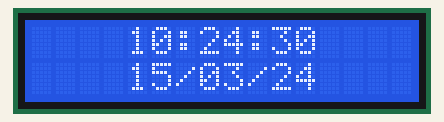
A sketch run on a simulated Arduino Uno, built with avr-gcc and run on an emulated ATmega328P. Shown: 16×2 character LCD. The local clock reads 2024-03-15 10:24:30 at power-on unless the sketch sets it.

Above: at 0.1 s.
At 4.1 s:
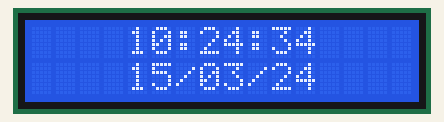
At 9.2 s:
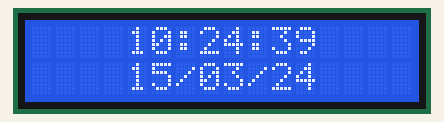
At 19.2 s:
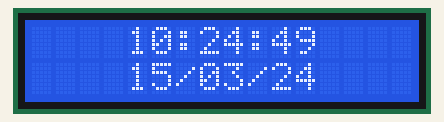
At 28.2 s:
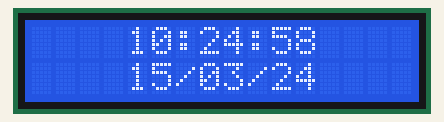
At 38.3 s:
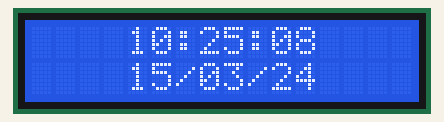

The sketch:

lcdproject2.ino
```cpp
#include "Arduino.h"
#include "uRTCLib.h"
#include <LiquidCrystal.h>

// uRTCLib rtc;
uRTCLib rtc(0x68);

char daysOfTheWeek[7][12] = {"Sunday", "Monday", "Tuesday", "Wednesday", "Thursday", "Friday", "Saturday"};

//LCD pin to Arduino
const int pin_RS = 8;
const int pin_EN = 9;
const int pin_d4 = 4;
const int pin_d5 = 5;
const int pin_d6 = 6;
const int pin_d7 = 7;

const int pin_BL = 10;

LiquidCrystal lcd( pin_RS,  pin_EN,  pin_d4,  pin_d5,  pin_d6,  pin_d7);

#include <Wire.h>

// Set I2C bus to use: Wire, Wire1, etc.
#define WIRE Wire

void setup() {


  URTCLIB_WIRE.begin();

  // Comment out below line once you set the date & time.
  // Following line sets the RTC with an explicit date & time
  // for example to set January 13 2022 at 12:56 you would call:
 // rtc.set(0, 12, 13, 1, 26, 3, 23);
  // rtc.set(second, minute, hour, dayOfWeek, dayOfMonth, month, year)
  // set day of week (1=Sunday, 7=Saturday)
  lcd.begin(16, 2);

}

void loop() {
  rtc.refresh();


  lcd.setCursor(4,0);

   if(rtc.hour() < 10){           // Zero padding if value less than 10 ie."09" instead of "9"
      lcd.print("0");
   }
  lcd.print(rtc.hour());
  lcd.print(':');

   if(rtc.minute() < 10){           // Zero padding if value less than 10 ie."09" instead of "9"
      lcd.print("0");
   }

  lcd.print(rtc.minute());

  lcd.print(':');

  if(rtc.second() < 10){           // Zero padding if value less than 10 ie."09" instead of "9"
      lcd.print("0");
   }

  lcd.print(rtc.second());

  lcd.setCursor(4,1);

     if(rtc.day() < 10){           // Zero padding if value less than 10 ie."09" instead of "9"
      lcd.print("0");
   }

  lcd.print(rtc.day());
  lcd.print('/');
     if(rtc.month() < 10){           // Zero padding if value less than 10 ie."09" instead of "9"
      lcd.print("0");
   }

  lcd.print(rtc.month());
  lcd.print('/');

      if(rtc.year() < 10){           // Zero padding if value less than 10 ie."09" instead of "9"
      lcd.print("0");
   }

  lcd.print(rtc.year());

  delay(1000);

}
```

Measured:
- what the display in image 1 shows lasts 1.0 s, from 4.1 s to 5.1 s
